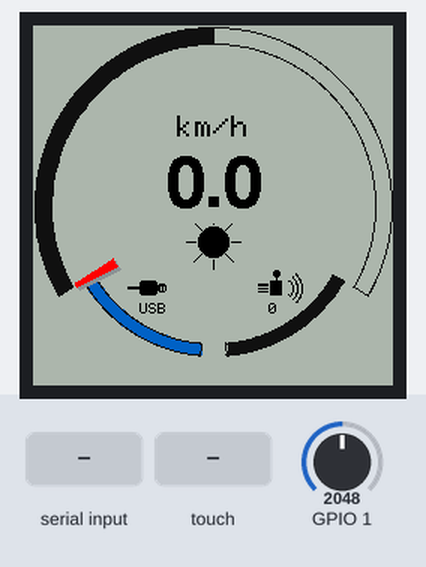
Bench run of a program on a simulated ESP32-S3. On the bench: 240×240 colour display. The test bench sets the inputs (shaded band); at power-on: GPIO 1 = 2048. What the program prints to the serial monitor is not drawn.

Above: at 2.7 s.
3.9 s: "M\n" received over Serial
At 5.5 s:
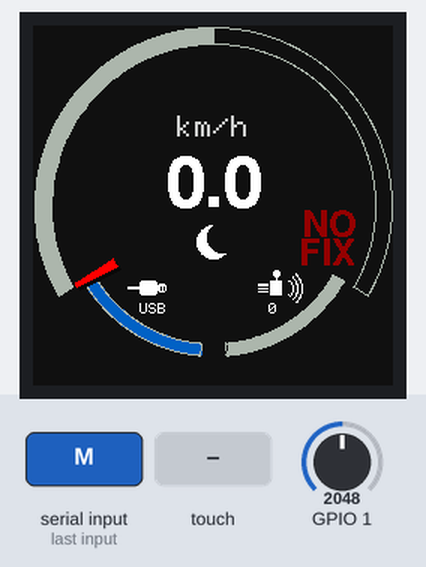
6.9 s: "a90\n" received over Serial
At 8.2 s:
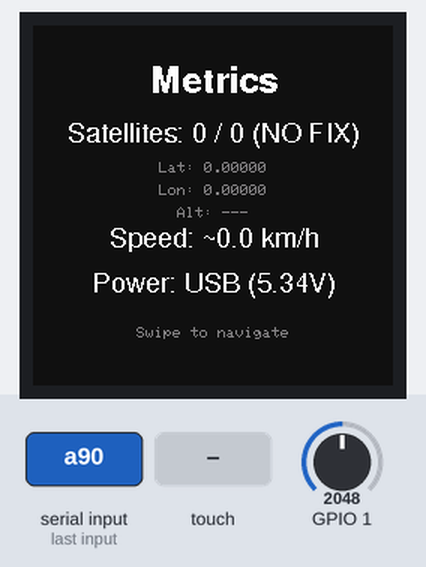
8.5 s: screen touched at 38 % across, 30 % down
At 9.3 s:
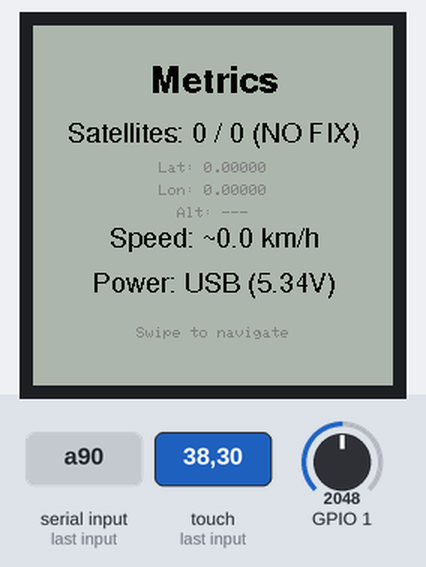
10.4 s: "a,45\n" received over Serial
At 11.5 s:
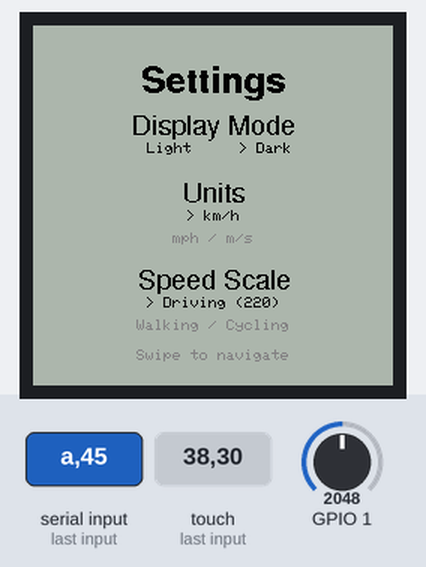
12.0 s: screen touched at 62 % across, 30 % down
At 13.5 s:
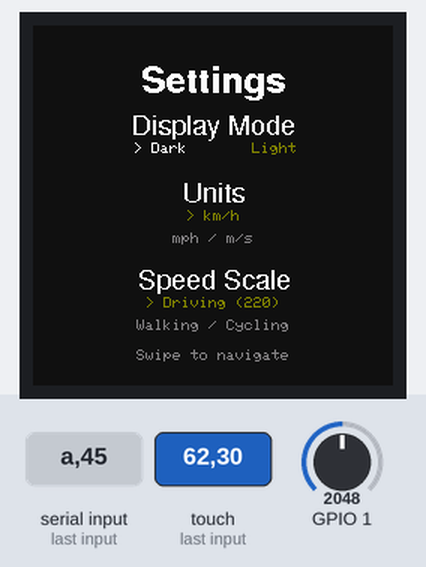
13.8 s: "A90\n" received over Serial
At 16.5 s:
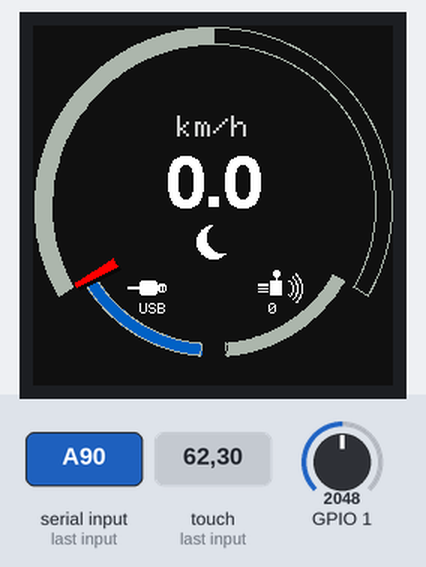
Timing chart, 0 to 17.8 s (numbered marks = the images above; inputs shaded):
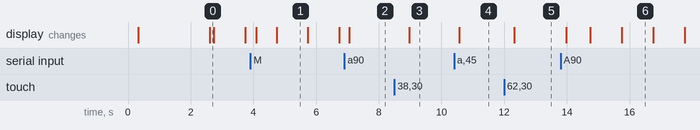

The program:

main.cpp
```cpp
// Multi-screen UI with arc gauge + GPS integration
#include <Arduino.h>
#include <Wire.h>
#include "display_config.hpp"
#include "battery.hpp"
#include "gps_module.h"
#include "arc_utils.hpp"
#include "icon_utils.hpp"

// Create display and battery instances
LGFX display;
Battery battery;

// ---------- UI State ----------
enum class Screen { MAIN, SETTINGS, METRICS };
static Screen currentScreen = Screen::MAIN;

struct UIState {
  float speed_kmh = 0.0f;      // live speed
  float max_kmh   = 220.0f;    // gauge scale limit
  const char* units = "km/h";  // unit label
  int satellites = 0;          // sats used in solution
  int satsInView = 0;          // sats visible
  int battery_pc = 0;          // battery percent
  double lat = 0.0;            // latitude
  double lon = 0.0;            // longitude
  float altitude_m = 0.0f;     // altitude meters
  bool fixValid = false;       // GPS fix validity
  bool isDarkMode = false;     // light by default
  bool lowBatFlashState = false;

  // Previous values for selective redraw
  float prev_speed = -1.0f;
  int prev_battery = -1;
  int prev_satellites = -1;
  BatteryState prev_battery_state = BatteryState::UNKNOWN;
  bool needsFullRedraw = true;
} ui;

// Global sprite buffer for double-buffered rendering
static LGFX_Sprite sprite(&display);
static bool spriteInit = false;

// ---------- Gesture State ----------
struct SwipeState {
  bool touching = false;
  int startX = 0;
  int startY = 0;
  int lastX = 0;
  int lastY = 0;
  uint32_t startMs = 0;
};
static SwipeState swipe;

#ifndef SWIPE_THRESHOLD_PX
#define SWIPE_THRESHOLD_PX 50
#endif
#ifndef TAP_THRESHOLD_PX
#define TAP_THRESHOLD_PX 10
#endif
#ifndef TAP_TIME_MS
#define TAP_TIME_MS 300
#endif

// ---------- Colour Schemes ----------
struct ColorScheme {
  uint16_t background;
  uint16_t text;
  uint16_t speedText;
  uint16_t unitsText;
  uint16_t arcBackground;
  uint16_t arcLow;
  uint16_t arcMid;
  uint16_t arcHigh;
  uint16_t iconNormal;
  uint16_t iconDim;
  uint16_t settingSelected;
};

static ColorScheme lightMode = {
  .background    = 0xADB5,
  .text          = TFT_BLACK,
  .speedText     = TFT_BLACK,
  .unitsText     = TFT_BLACK,
  .arcBackground = 0x1082,
  .arcLow        = 0x2F43,
  .arcMid        = 0xFD20,
  .arcHigh       = 0xF800,
  .iconNormal    = TFT_BLACK,
  .iconDim       = 0x8410,
  .settingSelected = 0x1082
};

static ColorScheme darkMode = {
  .background    = 0x1082,
  .text          = TFT_WHITE,
  .speedText     = TFT_WHITE,
  .unitsText     = 0xCE79,
  .arcBackground = 0xADB5,
  .arcLow        = 0x2F43,  // Same green as light mode
  .arcMid        = 0x8420,
  .arcHigh       = 0x9000,
  .iconNormal    = TFT_WHITE,
  .iconDim       = 0x8410,
  .settingSelected = 0x8420
};

static ColorScheme& getColors() { return ui.isDarkMode ? darkMode : lightMode; }

// ========================================
// GEOMETRY & MATH HELPERS
// ========================================

// Arc rendering resolution: smaller values = smoother arcs, larger = faster rendering
// Geometry helpers now provided by arc_utils.hpp (ui_arc namespace)
using ui_arc::deg2rad;      // re-export for existing code
using ui_arc::polarPoint;   // re-export for existing code

// ========================================
// SCREEN RENDERING
// ========================================

// ---------- Rendering: Main Gauge ----------
static void renderMain() {
  const int W = display.width(); const int H = display.height(); const int cx = W/2, cy = H/2;
  ColorScheme& cs = getColors();
  if (!spriteInit) { sprite.createSprite(W, H); spriteInit = true; }
  sprite.fillSprite(cs.background);

  // Arc radii
  const float rOuter = 119.0f; const float rInner = 108.0f;
  const float rBatOuter = 100.0f, rBatInner = 92.0f;
  const float rSatOuter = 100.0f, rSatInner = 92.0f;

  // Angle definitions
  const float speedStart = 240.0f, speedEnd = 120.0f, speedSpan = 240.0f;
  const float batGap = 5.0f; const float batStart = 180.0f + batGap; const float batEnd = 240.0f; const float batSpan = batEnd - batStart;
  const float satGap = 5.0f; const float satStart = 180.0f - satGap; const float satEnd = 120.0f; const float satSpan = satStart - satEnd;

  // Speed gauge (background + segmented fill) via utility
  float needleAngle = ui_arc::drawSpeedGauge(sprite, cx, cy,
                                             rInner, rOuter,
                                             speedStart, speedSpan,
                                             ui.speed_kmh, ui.max_kmh,
                                             cs.arcBackground, cs.arcLow, cs.arcMid, cs.arcHigh);

  // Battery arc
  uint16_t batColor = battery.isUSBPowered() ? 0x0318 : (ui.battery_pc < 20 ? cs.arcHigh : cs.arcLow);  // Darker blue for USB
  ui_arc::drawBatteryArc(sprite, cx, cy, rBatInner, rBatOuter, batStart, batSpan, ui.battery_pc, cs.arcBackground, batColor);

  // Satellite arc (used satellites scaled to max)
  ui_arc::drawSatelliteArc(sprite, cx, cy, rSatInner, rSatOuter, satStart, satSpan, ui.satellites, 6, cs.arcBackground, cs.arcLow, cs.arcMid, cs.arcHigh);

  // Draw anti-aliased borders around all arc bars
  // Use opposite mode's background colour for borders (light mode uses dark bg, dark mode uses light bg)
  uint16_t borderColor = ui.isDarkMode ? 0xADB5 : 0x1082;

  // Borders + end caps using helper
  ui_arc::drawArcBordersWithCaps(sprite, cx, cy, rInner, rOuter, 240, 120, borderColor);
  ui_arc::drawArcBordersWithCaps(sprite, cx, cy, rBatInner, rBatOuter, batStart, batEnd, borderColor);
  ui_arc::drawArcBordersWithCaps(sprite, cx, cy, rSatInner, rSatOuter, satEnd, satStart, borderColor);

  // Speed needle
  ui_icon::drawSpeedNeedle(sprite, cx, cy, rInner, needleAngle, ui.isDarkMode);

  // Battery icon / USB indicator
  int batIconX = cx - 40; int batIconY = cy + 55; bool isUSB = battery.isUSBPowered(); bool isLow = battery.isLowBattery();
  if (isUSB) { ui_icon::drawUSBPlugIcon(sprite, batIconX, batIconY, cs.iconNormal, cs.background); }
  else { ui_icon::drawBatteryIcon(sprite, batIconX, batIconY, ui.battery_pc, isLow, isLow ? cs.arcHigh : cs.iconNormal); }
  sprite.setTextDatum(TC_DATUM); sprite.setTextSize(1); sprite.setTextColor(cs.text, cs.background); char batTxt[8]; snprintf(batTxt, sizeof(batTxt), isUSB ? "USB" : "%d%%", ui.battery_pc); sprite.drawString(batTxt, batIconX, batIconY + 10);

  // Low battery flashing label
  if (isLow && !isUSB && ui.lowBatFlashState) { ui_icon::drawLowBatteryLabel(sprite, batIconX, batIconY, cs.arcHigh, cs.background); }

  // Satellite icon & count
  int satIconX = cx + 40; int satIconY = cy + 55; ui_icon::drawSatelliteIcon(sprite, satIconX, satIconY, cs.iconNormal, cs.background); sprite.setTextDatum(TC_DATUM); sprite.setTextSize(1); sprite.setTextColor(cs.text, cs.background); char satTxt[6]; snprintf(satTxt, sizeof(satTxt), "%d", ui.satellites); sprite.drawString(satTxt, satIconX, satIconY + 10);

  // No fix warning label (symmetrical to LOW BAT, above satellite icon)
  bool showNoFixWarning = !ui.fixValid;
  if (showNoFixWarning && ui.lowBatFlashState) { ui_icon::drawNoFixLabel(sprite, satIconX, satIconY, cs.arcHigh, cs.background); }

  // Sun/Moon
  int sunX = cx; int iconY = cy + 24; ui_icon::drawSunMoonIcon(sprite, sunX, iconY, ui.isDarkMode, cs.iconNormal, cs.background);

  // Speed value
  sprite.setTextDatum(MC_DATUM); sprite.setFont(&fonts::FreeSansBold24pt7b); sprite.setTextColor(cs.speedText, cs.background); char spBuf[12]; if (ui.speed_kmh < 10.0f) snprintf(spBuf, sizeof(spBuf), "%.1f", ui.speed_kmh); else snprintf(spBuf, sizeof(spBuf), "%d", (int)roundf(ui.speed_kmh)); sprite.drawString(spBuf, cx, cy - 18); sprite.setFont(nullptr); sprite.setTextSize(2); sprite.setTextColor(cs.unitsText, cs.background); sprite.drawString(ui.units, cx, cy - 52); sprite.setTextSize(1);

  sprite.pushSprite(0,0);
  ui.prev_speed = ui.speed_kmh; ui.prev_battery = ui.battery_pc; ui.prev_satellites = ui.satellites; ui.needsFullRedraw = false;
}

static void renderSettings() {
  const int W = display.width(); const int H = display.height(); const int cx = W/2; ColorScheme& cs = getColors(); if (!spriteInit){ sprite.createSprite(W,H); spriteInit = true; }
  sprite.fillSprite(cs.background); sprite.setTextDatum(MC_DATUM); sprite.setFont(&fonts::FreeSansBold12pt7b); sprite.setTextColor(cs.text, cs.background); sprite.drawString("Settings", cx, 35); sprite.setFont(&fonts::FreeSans9pt7b);
  sprite.setTextColor(cs.text, cs.background); sprite.drawString("Display Mode", cx, 65); sprite.setFont(nullptr); sprite.setTextSize(1); sprite.setTextColor(ui.isDarkMode ? cs.text : cs.settingSelected, cs.background); sprite.drawString(ui.isDarkMode ? "> Dark" : "  Light", cx - 35, 82); sprite.setTextColor(ui.isDarkMode ? cs.settingSelected : cs.text, cs.background); sprite.drawString(ui.isDarkMode ? "  Light" : "> Dark", cx + 35, 82);
  sprite.setFont(&fonts::FreeSans9pt7b); sprite.setTextColor(cs.text, cs.background); sprite.drawString("Units", cx, 110); sprite.setFont(nullptr); sprite.setTextColor(cs.settingSelected, cs.background); sprite.drawString("> km/h", cx, 127); sprite.setTextColor(cs.iconDim, cs.background); sprite.drawString("mph / m/s", cx, 142);
  sprite.setFont(&fonts::FreeSans9pt7b); sprite.setTextColor(cs.text, cs.background); sprite.drawString("Speed Scale", cx, 168); sprite.setFont(nullptr); sprite.setTextColor(cs.settingSelected, cs.background); sprite.drawString("> Driving (220)", cx, 185); sprite.setTextColor(cs.iconDim, cs.background); sprite.drawString("Walking / Cycling", cx, 200);
  sprite.setTextColor(cs.iconDim, cs.background); sprite.drawString("Swipe to navigate", cx, 220); sprite.pushSprite(0,0);
}

static void renderMetrics() {
  const int W = display.width(); const int H = display.height(); const int cx = W/2; ColorScheme& cs = getColors(); if (!spriteInit){ sprite.createSprite(W,H); spriteInit = true; }
  sprite.fillSprite(cs.background);
  sprite.setTextDatum(MC_DATUM);
  sprite.setFont(&fonts::FreeSansBold12pt7b);
  sprite.setTextColor(cs.text, cs.background);
  sprite.drawString("Metrics", cx, 35);
  sprite.setFont(&fonts::FreeSans9pt7b);

  char line[64];
  // Satellites (used / in view) with fix status
  sprite.setTextColor(cs.text, cs.background);
  if (ui.fixValid) {
    snprintf(line, sizeof(line), "Satellites: %d / %d", ui.satellites, ui.satsInView);
  } else {
    snprintf(line, sizeof(line), "Satellites: %d / %d (NO FIX)", ui.satellites, ui.satsInView);
  }
  sprite.drawString(line, cx, 70);

  // Coordinates
  sprite.setFont(nullptr);
  sprite.setTextColor(cs.iconDim, cs.background);
  snprintf(line, sizeof(line), "Lat: %.5f", ui.lat);
  sprite.drawString(line, cx, 95);
  snprintf(line, sizeof(line), "Lon: %.5f", ui.lon);
  sprite.drawString(line, cx, 110);

  // Altitude
  if (ui.fixValid) {
    char altVal[16]; dtostrf(ui.altitude_m, 0, 1, altVal);
    snprintf(line, sizeof(line), "Alt: %sm", altVal);
  } else {
    snprintf(line, sizeof(line), "Alt: ---");
  }
  sprite.drawString(line, cx, 125);

  // Speed line (shows ~ prefix if no fix yet)
  sprite.setFont(&fonts::FreeSans9pt7b);
  sprite.setTextColor(cs.text, cs.background);
  snprintf(line, sizeof(line), "Speed: %s%.1f %s", ui.fixValid ? "" : "~", ui.speed_kmh, ui.units);
  sprite.drawString(line, cx, 140);

  // Power / Battery
  if (battery.isUSBPowered()) {
    snprintf(line, sizeof(line), "Power: USB (%.2fV)", battery.getVoltage());
  } else {
    snprintf(line, sizeof(line), "Battery: %d%% (%.2fV)", ui.battery_pc, battery.getVoltage());
  }
  sprite.drawString(line, cx, 170);

  // Footer hint
  sprite.setFont(nullptr);
  sprite.setTextColor(cs.iconDim, cs.background);
  sprite.drawString("Swipe to navigate", cx, 205);

  sprite.pushSprite(0,0);
}

static void renderActive() { switch (currentScreen) { case Screen::MAIN: renderMain(); break; case Screen::SETTINGS: renderSettings(); break; case Screen::METRICS: renderMetrics(); break; } }

// ---------- Splash Screen ----------
static void renderSplash() {
  const int W = display.width(); const int H = display.height(); const int cx = W/2; const int cy = H/2;
  display.fillScreen(TFT_BLACK);
  const float r1 = 70.0f, r2 = 85.0f; uint16_t arcColor = 0x2F43;
  for (float angle = 200; angle <= 340; angle += 5) { float rad = (angle - 90) * PI / 180.0f; int x1 = cx + (int)(cos(rad) * r1); int y1 = cy + (int)(sin(rad) * r1); int x2 = cx + (int)(cos(rad) * r2); int y2 = cy + (int)(sin(rad) * r2); display.drawLine(x1,y1,x2,y2,arcColor); }
  float needleAngle = 250; float rad = (needleAngle - 90) * PI / 180.0f; const float gap = 2.0f; const float vis = 15.0f; float needleTip = r1 - gap; float needleStart = needleTip - vis; int nx1 = cx + (int)(cos(rad) * needleStart); int ny1 = cy + (int)(sin(rad) * needleStart); int nx2 = cx + (int)(cos(rad) * needleTip); int ny2 = cy + (int)(sin(rad) * needleTip); display.drawLine(nx1,ny1,nx2,ny2,TFT_RED); display.drawLine(nx1-1,ny1,nx2-1,ny2,TFT_RED); display.drawLine(nx1+1,ny1,nx2+1,ny2,TFT_RED); display.fillCircle(cx, cy, 6, TFT_WHITE); display.setTextDatum(MC_DATUM); display.setFont(&fonts::FreeSansBold12pt7b); display.setTextColor(TFT_WHITE, TFT_BLACK); display.drawString("SPEEDOMETER", cx, cy + 50); display.setFont(nullptr); display.setTextSize(1); display.setTextColor(0x8410, TFT_BLACK); display.drawString("Initializing...", cx, cy + 75); display.setTextColor(0x4208, TFT_BLACK); display.drawString("v1.0", cx, H - 20);
}

// ---------- Setup ----------
void setup() {
  Serial.begin(115200);
  #if defined(ARDUINO_USB_CDC_ON_BOOT) && (ARDUINO_USB_CDC_ON_BOOT==1)
    Serial0.begin(115200);
  #endif
  delay(100);
  display.init(); display.setRotation(0); display.setBrightness(255); display.invertDisplay(true);
  renderSplash();
  battery.begin(); delay(1500); battery.update(); ui.battery_pc = battery.getPercentage(); delay(500);
  // Initialize GPS (UART1 RX=16 TX=15)
  gps_init(16, 15, 9600);
  Serial.println("[GPS] Init complete. Awaiting fix...");
  renderMain();
}

// ---------- Loop ----------
void loop() {
  static uint32_t lastLowBatFlash = 0; static uint32_t lastMetricsRefresh = 0; static uint32_t lastGPSUpdatePrint = 0; static uint32_t lastBatteryUpdate = 0; static uint32_t lastMainCheck = 0;
  uint32_t now = millis();

  // Battery periodic update (~1Hz)
  if (now - lastBatteryUpdate > 1000) { lastBatteryUpdate = now; battery.update(); ui.battery_pc = battery.getPercentage(); }

  // Low battery flash toggle (also triggers NO FIX warning flash)
  if (now - lastLowBatFlash > 1000) { lastLowBatFlash = now; ui.lowBatFlashState = !ui.lowBatFlashState; if ((battery.isLowBattery() && !battery.isUSBPowered()) || !ui.fixValid) { if (currentScreen == Screen::MAIN) renderMain(); } }

  // GPS polling (fast) + data snapshot (every 250ms)
  gps_poll();
  static uint32_t lastGPSData = 0;
  if (now - lastGPSData > 250) {
    lastGPSData = now; GPSData gd; gps_get_data(&gd);
    ui.speed_kmh = gd.speedKmh; ui.satellites = gd.satsUsed; ui.satsInView = gd.satsInView; ui.lat = gd.lat; ui.lon = gd.lon; ui.altitude_m = gd.altitude; ui.fixValid = gd.validFix;
    if (now - lastGPSUpdatePrint > 2000) { lastGPSUpdatePrint = now; Serial.printf("[GPS] fix=%d satsUsed=%d inView=%d speed=%.1fkm/h alt=%.1fm lat=%.5f lon=%.5f\n", gd.validFix, gd.satsUsed, gd.satsInView, gd.speedKmh, gd.altitude, gd.lat, gd.lon); }
  }

  // Redraw metrics/settings every second
  if (now - lastMetricsRefresh > 1000) { lastMetricsRefresh = now; if (currentScreen == Screen::METRICS || currentScreen == Screen::SETTINGS) renderActive(); }

  // Redraw main screen when speed or satellite count changes notably
  if (currentScreen == Screen::MAIN && (now - lastMainCheck > 200)) {
    lastMainCheck = now; if (fabs(ui.speed_kmh - ui.prev_speed) > 0.2f || ui.satellites != ui.prev_satellites || ui.needsFullRedraw) renderMain(); }

  // Battery state change triggers redraw
  BatteryState st = battery.getState(); if (st != ui.prev_battery_state) { ui.prev_battery_state = st; renderActive(); }

  // Touch gesture handling (swipe / tap)
  int tx, ty; bool pressed = display.getTouch(&tx, &ty);
  if (pressed && !swipe.touching) { swipe.touching = true; swipe.startX = swipe.lastX = tx; swipe.startY = swipe.lastY = ty; swipe.startMs = now; }
  else if (pressed && swipe.touching) { swipe.lastX = tx; swipe.lastY = ty; }
  else if (!pressed && swipe.touching) {
    int dx = swipe.lastX - swipe.startX; int dy = swipe.lastY - swipe.startY; uint32_t dt = now - swipe.startMs;
    if (abs(dx) >= SWIPE_THRESHOLD_PX && abs(dy) < SWIPE_THRESHOLD_PX) {
      if (dx < 0) currentScreen = (currentScreen == Screen::MAIN) ? Screen::SETTINGS : (currentScreen == Screen::SETTINGS ? Screen::METRICS : Screen::MAIN);
      else currentScreen = (currentScreen == Screen::MAIN) ? Screen::METRICS : (currentScreen == Screen::SETTINGS ? Screen::MAIN : Screen::SETTINGS);
      ui.needsFullRedraw = true; renderActive();
    } else if (abs(dx) < TAP_THRESHOLD_PX && abs(dy) < TAP_THRESHOLD_PX && dt <= TAP_TIME_MS) {
      int cx = display.width()/2; int cy = display.height()/2; if (abs(swipe.startX - cx) < 80 && abs(swipe.startY - cy) < 80) { ui.isDarkMode = !ui.isDarkMode; ui.needsFullRedraw = true; renderActive(); }
    }
    swipe.touching = false;
  }

  // Serial key input (a/d/m)
  if (Serial.available()) {
    char c = (char)Serial.read();
    if (c == 'a' || c == 'A') { currentScreen = (currentScreen == Screen::MAIN) ? Screen::METRICS : (currentScreen == Screen::SETTINGS ? Screen::MAIN : Screen::SETTINGS); ui.needsFullRedraw = true; renderActive(); }
    else if (c == 'd' || c == 'D') { currentScreen = (currentScreen == Screen::MAIN) ? Screen::SETTINGS : (currentScreen == Screen::SETTINGS ? Screen::METRICS : Screen::MAIN); ui.needsFullRedraw = true; renderActive(); }
    else if (c == 'm' || c == 'M') { ui.isDarkMode = !ui.isDarkMode; ui.needsFullRedraw = true; Serial.printf("[MODE] %s\n", ui.isDarkMode ? "dark" : "light"); renderActive(); }
  }
}
```

Source omitted: arc_utils.hpp (8117 bytes), battery.hpp (15261 bytes), icon_utils.hpp (4946 bytes), gps_module.cpp (3748 bytes), gps_module.h (1117 bytes), ui_screens.cpp (3558 bytes), ui_screens.hpp (1372 bytes), display_config.hpp (6039 bytes)

Measured:
- after the input at 3.9 s, the display: first changes after 0.20 s (image 1 shows a later state)
- after the input at 6.9 s, the display: changes after 0.16 s (image 2)
- after the input at 8.5 s, the display: changes after 0.48 s (image 3)
- after the input at 10.4 s, the display: changes after 0.17 s (image 4)
- after the input at 12.0 s, the display: changes after 0.32 s (image 5)
- after the input at 13.8 s, the display: changes after 0.18 s (image 6)
- what the display in image 1 shows lasts 1.0 s, from 4.7 s to 5.7 s
